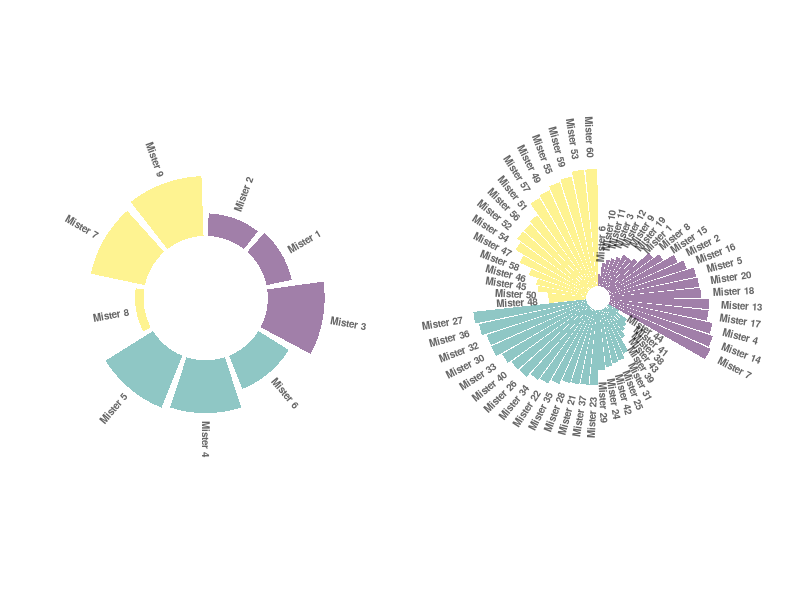
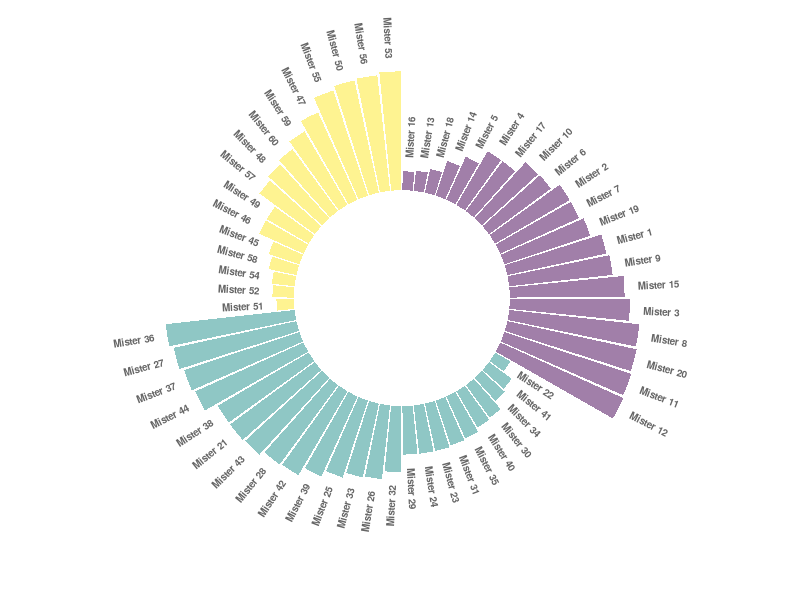

The R source for these figures, in order:
## ---- chunk 1
# package
library(tidyverse)
library(viridis)
library(patchwork)

# Create dataset
data=data.frame(
  individual=paste( "Mister ", seq(1,9), sep=""),
  group=c( rep('A', 3), rep('C', 3), rep('D', 3)) ,
  value=sample( seq(10,100), 9, replace=T)
)
data = data %>% arrange(group, value)

# Set a number of 'empty bar' to add at the end of each group
empty_bar=1
to_add = data.frame( matrix(NA, empty_bar*nlevels(data$group), ncol(data)) )
colnames(to_add) = colnames(data)
to_add$group=rep(levels(data$group), each=empty_bar)
data=rbind(data, to_add)
data=data %>% arrange(group)
data$id=seq(1, nrow(data))

# Get the name and the y position of each label
label_data=data
number_of_bar=nrow(label_data)
angle= 90 - 360 * (label_data$id-0.5) /number_of_bar     # I subtract 0.5 because the letter must have the angle of the center of the bars. Not extreme right(1) or extreme left (0)
label_data$hjust<-ifelse( angle < -90, 1, 0)
label_data$angle<-ifelse(angle < -90, angle+180, angle)


# Make the plot
p1 = ggplot(data, aes(x=as.factor(id), y=value, fill=group)) +       # Note that id is a factor. If x is numeric, there is some space between the first bar

  geom_bar(aes(x=as.factor(id), y=value, fill=group), stat="identity", alpha=0.5) +
  scale_fill_viridis(discrete=TRUE) +
  ylim(-80,120) +
  theme_minimal() +
  theme(
    legend.position = "none",
    axis.text = element_blank(),
    axis.title = element_blank(),
    panel.grid = element_blank(),
    plot.margin = unit(rep(-1,4), "cm")
  ) +
  coord_polar() +
  geom_text(data=label_data, aes(x=id, y=value+10, label=individual, hjust=hjust), color="black", fontface="bold",alpha=0.6, size=2.5, angle= label_data$angle, inherit.aes = FALSE )



# Create dataset 2
data=data.frame(
  individual=paste( "Mister ", seq(1,60), sep=""),
  group=c( rep('A', 20), rep('C', 24), rep('D', 16)) ,
  value=sample( seq(10,100), 60, replace=T)
)
data = data %>% arrange(group, value)

# Set a number of 'empty bar' to add at the end of each group
empty_bar=1
to_add = data.frame( matrix(NA, empty_bar*nlevels(data$group), ncol(data)) )
colnames(to_add) = colnames(data)
to_add$group=rep(levels(data$group), each=empty_bar)
data=rbind(data, to_add)
data=data %>% arrange(group)
data$id=seq(1, nrow(data))

# Get the name and the y position of each label
label_data=data
number_of_bar=nrow(label_data)
angle= 90 - 360 * (label_data$id-0.5) /number_of_bar     # I subtract 0.5 because the letter must have the angle of the center of the bars. Not extreme right(1) or extreme left (0)
label_data$hjust<-ifelse( angle < -90, 1, 0)
label_data$angle<-ifelse(angle < -90, angle+180, angle)


# Make the plot
p2 <- ggplot(data, aes(x=as.factor(id), y=value, fill=group)) +       # Note that id is a factor. If x is numeric, there is some space between the first bar

  geom_bar(aes(x=as.factor(id), y=value, fill=group), stat="identity", alpha=0.5) +
  scale_fill_viridis(discrete=TRUE) +
  ylim(-10,120) +
  theme_minimal() +
  theme(
    legend.position = "none",
    axis.text = element_blank(),
    axis.title = element_blank(),
    panel.grid = element_blank(),
    plot.margin = unit(rep(-1,4), "cm")
  ) +
  coord_polar() +
  geom_text(data=label_data, aes(x=id, y=value+10, label=individual, hjust=hjust), color="black", fontface="bold",alpha=0.6, size=2.5, angle= label_data$angle, inherit.aes = FALSE )


p1 + p2
## ---- chunk 2
# package
library(tidyverse)
library(viridis)

# Create dataset
data=data.frame(
  individual=paste( "Mister ", seq(1,60), sep=""),
  group=c( rep('A', 20), rep('C', 24), rep('D', 16)) ,
  value=sample( seq(10,100), 60, replace=T)
)
data = data %>% arrange(group, value)

# Set a number of 'empty bar' to add at the end of each group
empty_bar=1
to_add = data.frame( matrix(NA, empty_bar*nlevels(data$group), ncol(data)) )
colnames(to_add) = colnames(data)
to_add$group=rep(levels(data$group), each=empty_bar)
data=rbind(data, to_add)
data=data %>% arrange(group)
data$id=seq(1, nrow(data))

# Get the name and the y position of each label
label_data=data
number_of_bar=nrow(label_data)
angle= 90 - 360 * (label_data$id-0.5) /number_of_bar     # I subtract 0.5 because the letter must have the angle of the center of the bars. Not extreme right(1) or extreme left (0)
label_data$hjust<-ifelse( angle < -90, 1, 0)
label_data$angle<-ifelse(angle < -90, angle+180, angle)


# Make the plot
p = ggplot(data, aes(x=as.factor(id), y=value, fill=group)) +       # Note that id is a factor. If x is numeric, there is some space between the first bar

  geom_bar(aes(x=as.factor(id), y=value, fill=group), stat="identity", alpha=0.5) +
  scale_fill_viridis(discrete=TRUE) +
  ylim(-80,120) +
  theme_minimal() +
  theme(
    legend.position = "none",
    axis.text = element_blank(),
    axis.title = element_blank(),
    panel.grid = element_blank(),
    plot.margin = unit(rep(-1,4), "cm")
  ) +
  coord_polar() +
  geom_text(data=label_data, aes(x=id, y=value+10, label=individual, hjust=hjust), color="black", fontface="bold",alpha=0.6, size=2.5, angle= label_data$angle, inherit.aes = FALSE )

p
